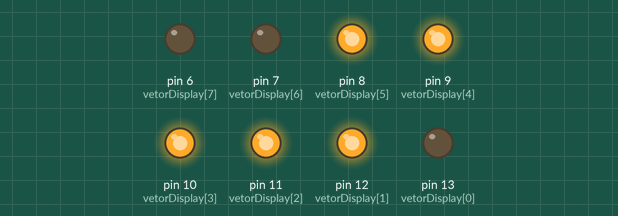
The sketch below on a simulated Arduino Uno, built with avr-gcc and run on an emulated ATmega328P. On the bench: output pins drawn as LEDs (lit = HIGH). Pins used as bus, display or sensor lines are not drawn.

Above: at 0.2 s.
At 1.2 s:
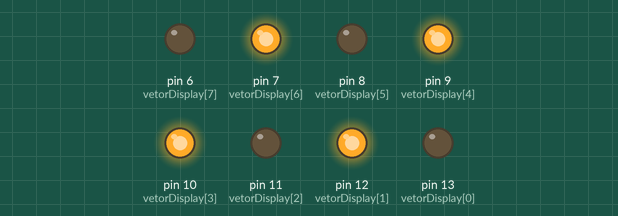
At 1.7 s:
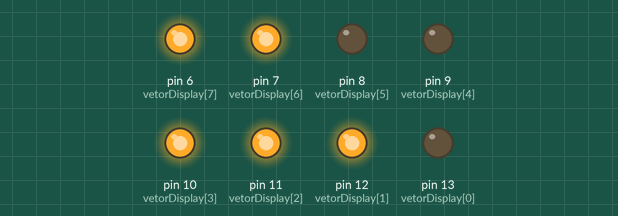
At 2.7 s:
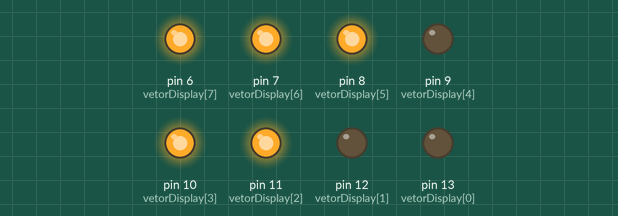
At 4.2 s:
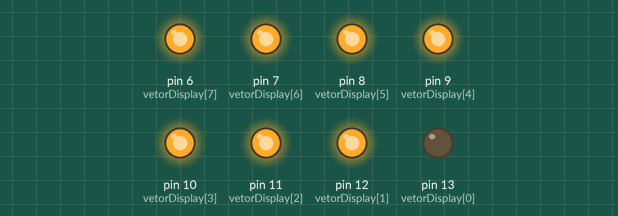
At 5.7 s:
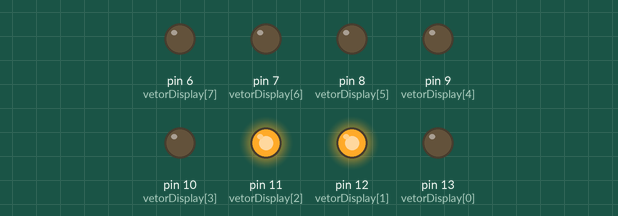
Timing chart, 0 to 6.5 s (numbered marks = the images above):
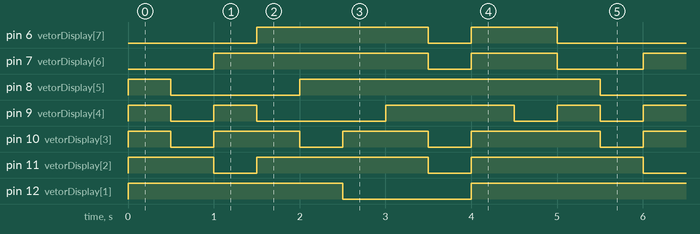

The sketch:

Cod_Display_Manual_v1_1.ino
```cpp
const int vetorDisplay[8] = {13,12,11,10,9,8,7,6};
//int vB_2[8] = {1,1,1,1,1,1,1,1};
int vB[8] = {1,1,1,1,1,1,1,1};
int i,j,k;


void setup() {
  for(i=0;i<=8;i++)
    pinMode(vetorDisplay[i], OUTPUT);
}

void APAGAR();
void CARREGA();
void carregaNumero(int num);


void loop() {

  for(i=0;i<=9;i++){
    APAGAR();
    CARREGA();
    carregaNumero(i);
    CARREGA();
    delay(500);
  }
}

void CARREGA(){
  for(j=0;j<=8;j++)
      digitalWrite(vetorDisplay[j], vB[j]);
}

void APAGAR(){
  for(k=0;k<=8;k++)
    vB[k]=0;
}

//vB[0]=1;vB[1]=1;vB[2]=1;vB[3]=1;vB[4]=1;vB[5]=1;vB[6]=1;vB[7]=1;
void carregaNumero(int num){
//  APAGAR();
  switch (num) {
    case 0: vB[0]=1;vB[1]=1;vB[2]=1;vB[3]=1;vB[4]=1;vB[5]=1;
      break;
    case 1: vB[1]=1; vB[2]=1;
      break;
    case 2: vB[0]=1;vB[1]=1;vB[3]=1;vB[4]=1;vB[6]=1;
      break;
    case 3: vB[0]=1;vB[1]=1; vB[2]=1;vB[3]=1;vB[6]=1;vB[7]=1;
      break;
    case 4: vB[1]=1; vB[2]=1;vB[5]=1;vB[6]=1;vB[7]=1;
      break;
    case 5: vB[0]=1;vB[2]=1;vB[3]=1;vB[5]=1;vB[6]=1;vB[7]=1;
      break;
    case 6: vB[0]=1;vB[2]=1;vB[3]=1;vB[4]=1;vB[5]=1;vB[6]=1;vB[7]=1;
      break;
    case 7: vB[0]=1;vB[4]=1;vB[5]=1;
      break;
    case 8: vB[0]=1;vB[1]=1;vB[2]=1;vB[3]=1;vB[4]=1;vB[5]=1;vB[6]=1;vB[7]=1;
      break;
    case 9: vB[0]=1;vB[1]=1;vB[2]=1;vB[3]=1;vB[5]=1;vB[6]=1;vB[7]=1;
      break;
    }
}
```

Measured:
- by itself, pin 6 (vetorDisplay[7]): repeats every 5.0 s: LOW 0.50 s, HIGH 1.0 s, LOW 1.5 s, HIGH 2.0 s
- by itself, pin 7 (vetorDisplay[6]): repeats every 5.0 s: LOW 0.50 s, HIGH 1.0 s, LOW 1.0 s, HIGH 2.5 s
- by itself, pin 8 (vetorDisplay[5]), pin 12 (vetorDisplay[1]): repeats every 5.0 s: LOW 1.5 s, HIGH 3.5 s
- by itself, pin 9 (vetorDisplay[4]): repeats every 5.0 s: LOW 0.50 s, HIGH 0.50 s, LOW 1.5 s, HIGH 1.5 s, LOW 0.50 s, HIGH 0.50 s
- by itself, pin 10 (vetorDisplay[3]): repeats every 5.0 s: 2 × (LOW 0.50 s, HIGH 1.0 s), LOW 0.50 s, HIGH 1.5 s
- by itself, pin 11 (vetorDisplay[2]): repeats every 2.5 s: LOW 0.50 s, HIGH 2.0 s
